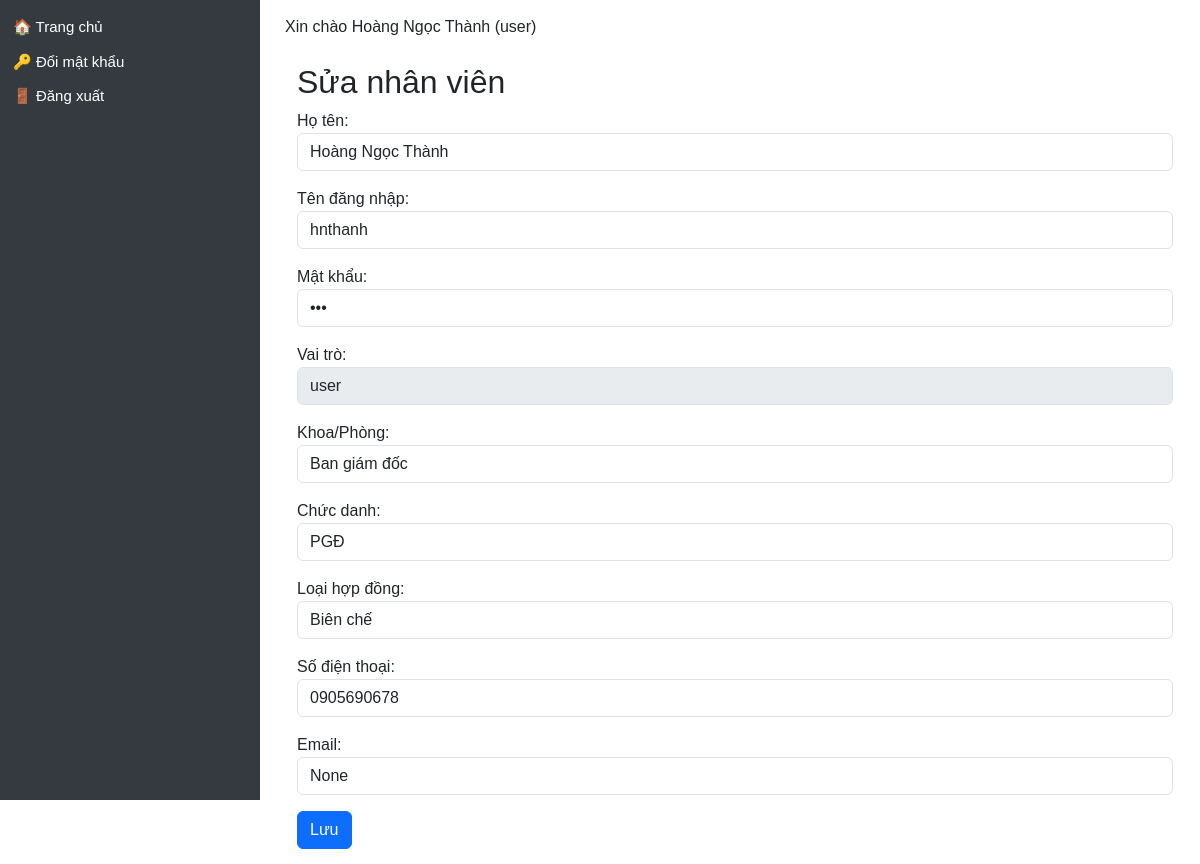
The app's page /users/edit/4 with its own data.
### models/user.py (models this page shows)
class User(db.Model, UserMixin):
    __tablename__ = 'user'
    id = db.Column(db.Integer, primary_key=True)
    name = db.Column(db.String(100), nullable=False)
    username = db.Column(db.String(50), unique=True, nullable=False)
    password = db.Column(db.String(100), nullable=False)
    role = db.Column(db.String(20))  # admin / manager / user
    department = db.Column(db.String(100))
    position = db.Column(db.String(50))  # Bác sĩ / Điều dưỡng / KTV...
    contract_type = db.Column(db.String(50))  # Hợp đồng / Biên chế / v.v.
    email = db.Column(db.String(120))
    phone = db.Column(db.String(20))
    start_year = db.Column(db.Integer)  # ✅ Năm vào công tác (mới thêm)
    schedules = relationship("Schedule", back_populates="user")
    leave_requests = relationship('LeaveRequest', back_populates='user')

### app.py (the view, shortened to what this page needs)
@app.route('/users/edit/<int:user_id>', methods=['GET', 'POST'])
def edit_user(user_id):
    user = User.query.get_or_404(user_id)
    return render_template('edit_user.html', user=user)

### app.py (called while the page is built)
@app.context_processor
def inject_user():
    user = None
    if 'user_id' in session:
        user = db.session.get(User, session['user_id'])
    return dict(user=user)

@app.context_processor
def inject_helpers():
    return dict(get_titled_names=get_titled_names)

@app.context_processor
def inject_helpers():
    return dict(get_titled_names=get_titled_names)

### templates/edit_user.html (shortened to what this page needs)
{% extends "layout.html" %}
{% block content %}
<div class="container mt-4">
  <h2>{{ 'Sửa' if user else 'Thêm' }} nhân viên</h2>
  <form method="POST">
    <div class="mb-3">
      <label>Họ tên:</label>
      <input type="text" name="name" class="form-control" value="{{ user.name if user else '' }}" required>
    </div>
    <div class="mb-3">
      <label>Tên đăng nhập:</label>
      <input type="text" name="username" class="form-control" value="{{ user.username if user else '' }}" required>
    </div>
    <div class="mb-3">
      <label>Mật khẩu:</label>
      <input type="password" name="password" class="form-control" value="{{ user.password if user else '' }}" required>
    </div>
    <div class="mb-3">
      <label>Vai trò:</label>
      {% if session['role'] == 'admin' %}
      <select name="role" class="form-control">
        <option value="user" {% if user and user.role == 'user' %}selected{% endif %}>User</option>
        <option value="manager" {% if user and user.role == 'manager' %}selected{% endif %}>Manager</option>
        <option value="admin" {% if user and user.role == 'admin' %}selected{% endif %}>Admin</option>
      </select>
      {% else %}
      <input type="text" class="form-control" value="{{ user.role if user else 'user' }}" disabled>
      {% endif %}
    </div>
    <div class="mb-3">
      <label>Khoa/Phòng:</label>
      <input type="text" name="department" class="form-control" value="{{ user.department if user else '' }}">
    </div>
    <div class="mb-3">
      <label>Chức danh:</label>
      <input type="text" name="position" class="form-control" value="{{ user.position if user else '' }}">
    </div>
    <div class="mb-3">
      <label>Loại hợp đồng:</label>
      <select name="contract_type" class="form-control">
        <option value="Biên chế" {% if user and user.contract_type == 'Biên chế' %}selected{% endif %}>Biên chế</option>
      </select>
    </div>
    <div class="mb-3">
      <label>Số điện thoại:</label>
      <input type="text" name="phone" class="form-control" value="{{ user.phone if user else '' }}">
    </div>
    <div class="mb-3">
      <label>Email:</label>
      <input type="email" name="email" class="form-control" value="{{ user.email if user else '' }}">
    </div>
    <button type="submit" class="btn btn-primary">Lưu</button>
  </form>
</div>
{% endblock %}

### templates/layout.html (shortened to what this page needs)
<!DOCTYPE html>
<html lang="vi">
<head>
  <link rel="stylesheet" href="https://cdn.jsdelivr.net/npm/bootstrap@5.3.3/dist/css/bootstrap.min.css">
</head>
<body>
  <div class="sidebar">
    <ul>
      <li><a href="/">🏠 Trang chủ</a></li>
      <li><a href="/change-password">🔑 Đổi mật khẩu</a></li>
      <li><a href="/logout">🚪 Đăng xuất</a></li>
    </ul>
  </div>
  <div class="content">
    {% if user %}
      <p class="d-print-none">Xin chào {{ user.name }} ({{ user.role }})</p>
    {% else %}
      <p>Xin chào Khách</p>
    {% endif %}
    {% block content %}{% endblock %}
  </div>
</body>
</html>

### templates/layout.html (style rules this page uses)
body { margin: 0; font-family: Arial, sans-serif; }
.sidebar { height: 100vh; width: 260px; position: fixed; top: 0; left: 0; background-color: #343a40; padding-top: 10px; color: white; }
.sidebar ul { list-style-type: none; padding: 0; }
.sidebar ul li { padding: 6px 13px; font-size: 15px; }
.sidebar ul li a { color: white; text-decoration: none; display: block; }
.content { margin-left: 270px; padding: 15px; }

### records on screen
User: name "Hoàng Ngọc Thành", role "user", username "hnthanh", department "Ban giám đốc", position "PGĐ", contract_type "Biên chế", phone "0905690678", email "None"

### other values on screen
{{ 'Sửa' if user else 'Thêm' }} "Sửa"
